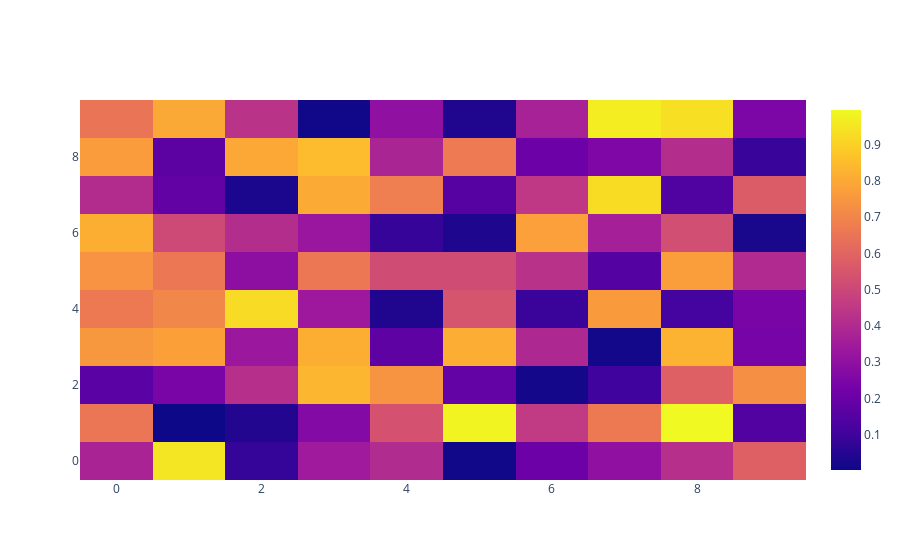

The cell this chart's notebook holds for it:
### Code cell
data = np.random.rand(10,10)
heatmap = go.Heatmap(z=data)
fig = go.Figure(data=[heatmap])
fig.show()
